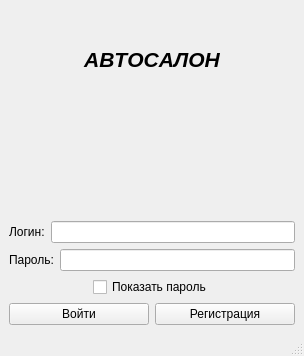
<?xml version="1.0" encoding="UTF-8"?>
<ui version="4.0">
 <class>initwindow</class>
 <widget class="QMainWindow" name="initwindow">
  <property name="geometry">
   <rect>
    <x>0</x>
    <y>0</y>
    <width>304</width>
    <height>356</height>
   </rect>
  </property>
  <property name="windowTitle">
   <string>MainWindow</string>
  </property>
  <widget class="QWidget" name="centralwidget">
   <layout class="QVBoxLayout" name="verticalLayout_2">
    <item>
     <widget class="QLabel" name="label_3">
      <property name="font">
       <font>
        <family>Arial</family>
        <pointsize>16</pointsize>
        <weight>75</weight>
        <italic>true</italic>
        <bold>true</bold>
        <underline>false</underline>
        <strikeout>false</strikeout>
        <stylestrategy>PreferDefault</stylestrategy>
        <kerning>false</kerning>
       </font>
      </property>
      <property name="layoutDirection">
       <enum>Qt::LeftToRight</enum>
      </property>
      <property name="text">
       <string>АВТОСАЛОН</string>
      </property>
      <property name="alignment">
       <set>Qt::AlignCenter</set>
      </property>
     </widget>
    </item>
    <item>
     <layout class="QHBoxLayout" name="horizontalLayout_2">
      <item>
       <spacer name="horizontalSpacer_2">
        <property name="orientation">
         <enum>Qt::Horizontal</enum>
        </property>
        <property name="sizeHint" stdset="0">
         <size>
          <width>40</width>
          <height>20</height>
         </size>
        </property>
       </spacer>
      </item>
      <item>
       <widget class="QLabel" name="logo">
        <property name="text">
         <string/>
        </property>
        <property name="pixmap">
         <pixmap>../build-KP_DataBses-Desktop_Qt_5_15_2_MinGW_64_bit-Debug/source/logo.png</pixmap>
        </property>
       </widget>
      </item>
      <item>
       <spacer name="horizontalSpacer">
        <property name="orientation">
         <enum>Qt::Horizontal</enum>
        </property>
        <property name="sizeHint" stdset="0">
         <size>
          <width>40</width>
          <height>20</height>
         </size>
        </property>
       </spacer>
      </item>
     </layout>
    </item>
    <item>
     <layout class="QVBoxLayout" name="verticalLayout">
      <item>
       <layout class="QHBoxLayout" name="horizontalLayout">
        <item>
         <widget class="QLabel" name="label">
          <property name="text">
           <string>Логин:</string>
          </property>
         </widget>
        </item>
        <item>
         <widget class="QLineEdit" name="loginEdit"/>
        </item>
       </layout>
      </item>
      <item>
       <layout class="QHBoxLayout" name="horizontalLayout_3">
        <item>
         <widget class="QLabel" name="label_2">
          <property name="text">
           <string>Пароль:</string>
          </property>
         </widget>
        </item>
        <item>
         <widget class="QLineEdit" name="passEdit"/>
        </item>
       </layout>
      </item>
      <item>
       <layout class="QHBoxLayout" name="horizontalLayout_5">
        <item>
         <spacer name="horizontalSpacer_4">
          <property name="orientation">
           <enum>Qt::Horizontal</enum>
          </property>
          <property name="sizeHint" stdset="0">
           <size>
            <width>40</width>
            <height>20</height>
           </size>
          </property>
         </spacer>
        </item>
        <item>
         <widget class="QCheckBox" name="checkBox">
          <property name="layoutDirection">
           <enum>Qt::LeftToRight</enum>
          </property>
          <property name="text">
           <string>Показать пароль</string>
          </property>
         </widget>
        </item>
        <item>
         <spacer name="horizontalSpacer_3">
          <property name="orientation">
           <enum>Qt::Horizontal</enum>
          </property>
          <property name="sizeHint" stdset="0">
           <size>
            <width>40</width>
            <height>20</height>
           </size>
          </property>
         </spacer>
        </item>
       </layout>
      </item>
      <item>
       <layout class="QHBoxLayout" name="horizontalLayout_4">
        <item>
         <widget class="QPushButton" name="pushButton">
          <property name="text">
           <string>Войти</string>
          </property>
         </widget>
        </item>
        <item>
         <widget class="QPushButton" name="pushButton_2">
          <property name="text">
           <string>Регистрация</string>
          </property>
         </widget>
        </item>
       </layout>
      </item>
     </layout>
    </item>
   </layout>
  </widget>
  <widget class="QStatusBar" name="statusbar"/>
  <widget class="QMenuBar" name="menuBar">
   <property name="geometry">
    <rect>
     <x>0</x>
     <y>0</y>
     <width>304</width>
     <height>20</height>
    </rect>
   </property>
  </widget>
 </widget>
 <resources/>
 <connections/>
</ui>
